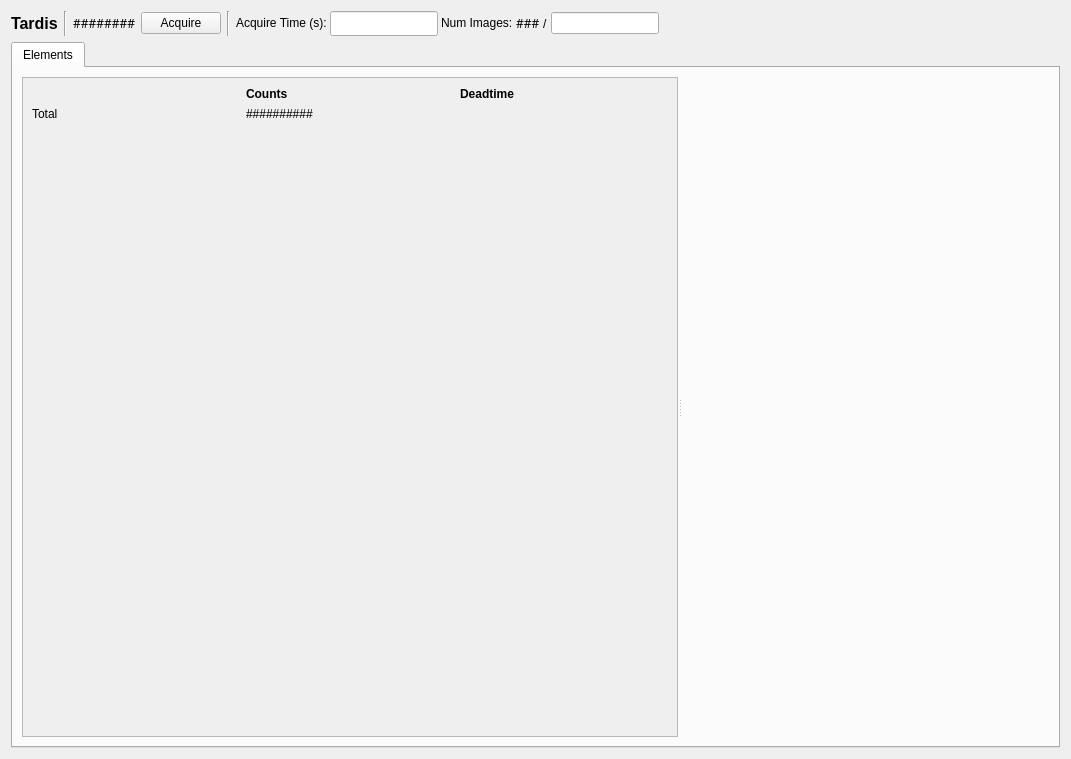
<?xml version="1.0" encoding="UTF-8"?>
<ui version="4.0">
 <class>xrf_detector_widget</class>
 <widget class="QWidget" name="xrf_detector_widget">
  <property name="geometry">
   <rect>
    <x>0</x>
    <y>0</y>
    <width>1071</width>
    <height>759</height>
   </rect>
  </property>
  <property name="sizePolicy">
   <sizepolicy hsizetype="Maximum" vsizetype="Preferred">
    <horstretch>0</horstretch>
    <verstretch>0</verstretch>
   </sizepolicy>
  </property>
  <property name="baseSize">
   <size>
    <width>100</width>
    <height>0</height>
   </size>
  </property>
  <property name="windowTitle">
   <string>Form</string>
  </property>
  <layout class="QVBoxLayout" name="verticalLayout_2">
   <item>
    <layout class="QHBoxLayout" name="detector_name_layout">
     <property name="bottomMargin">
      <number>0</number>
     </property>
     <item>
      <widget class="QLabel" name="detector_name_label">
       <property name="sizePolicy">
        <sizepolicy hsizetype="Preferred" vsizetype="Fixed">
         <horstretch>0</horstretch>
         <verstretch>0</verstretch>
        </sizepolicy>
       </property>
       <property name="font">
        <font>
         <pointsize>12</pointsize>
         <weight>75</weight>
         <bold>true</bold>
        </font>
       </property>
       <property name="text">
        <string>Tardis</string>
       </property>
      </widget>
     </item>
     <item>
      <widget class="Line" name="line">
       <property name="orientation">
        <enum>Qt::Vertical</enum>
       </property>
      </widget>
     </item>
     <item>
      <widget class="PyDMLabel" name="detector_state_label">
       <property name="sizePolicy">
        <sizepolicy hsizetype="Preferred" vsizetype="Fixed">
         <horstretch>0</horstretch>
         <verstretch>0</verstretch>
        </sizepolicy>
       </property>
       <property name="font">
        <font>
         <family>Sans Serif</family>
        </font>
       </property>
       <property name="toolTip">
        <string>Currest status of the detector.</string>
       </property>
       <property name="styleSheet">
        <string notr="true"/>
       </property>
       <property name="text">
        <string>########</string>
       </property>
       <property name="precision" stdset="0">
        <number>0</number>
       </property>
       <property name="showUnits" stdset="0">
        <bool>false</bool>
       </property>
       <property name="precisionFromPV" stdset="0">
        <bool>true</bool>
       </property>
       <property name="alarmSensitiveContent" stdset="0">
        <bool>false</bool>
       </property>
       <property name="alarmSensitiveBorder" stdset="0">
        <bool>true</bool>
       </property>
       <property name="PyDMToolTip" stdset="0">
        <string/>
       </property>
       <property name="channel" stdset="0">
        <string>haven://${DEV}.driver.detector_state</string>
       </property>
      </widget>
     </item>
     <item>
      <widget class="PyDMPushButton" name="acquire_button">
       <property name="toolTip">
        <string>&lt;html&gt;&lt;head/&gt;&lt;body&gt;&lt;p&gt;Collect a single frame to show on the plot.&lt;/p&gt;&lt;p&gt;&lt;br/&gt;&lt;/p&gt;&lt;p&gt;This button does not engage the queueserver, and no data will be saved.&lt;/p&gt;&lt;/body&gt;&lt;/html&gt;</string>
       </property>
       <property name="text">
        <string>Acquire</string>
       </property>
       <property name="channel" stdset="0">
        <string>haven://${DEV}.driver.acquire</string>
       </property>
       <property name="pressValue" stdset="0">
        <string>True</string>
       </property>
      </widget>
     </item>
     <item>
      <widget class="Line" name="line_2">
       <property name="orientation">
        <enum>Qt::Vertical</enum>
       </property>
      </widget>
     </item>
     <item>
      <layout class="QHBoxLayout" name="dwell_time_layout">
       <property name="spacing">
        <number>3</number>
       </property>
       <property name="leftMargin">
        <number>0</number>
       </property>
       <item>
        <widget class="QLabel" name="label_14">
         <property name="sizePolicy">
          <sizepolicy hsizetype="Preferred" vsizetype="Fixed">
           <horstretch>0</horstretch>
           <verstretch>0</verstretch>
          </sizepolicy>
         </property>
         <property name="text">
          <string>Acquire Time (s):</string>
         </property>
        </widget>
       </item>
       <item>
        <widget class="PyDMLineEdit" name="PyDMLineEdit">
         <property name="sizePolicy">
          <sizepolicy hsizetype="Preferred" vsizetype="Fixed">
           <horstretch>0</horstretch>
           <verstretch>0</verstretch>
          </sizepolicy>
         </property>
         <property name="font">
          <font>
           <family>Sans Serif</family>
          </font>
         </property>
         <property name="toolTip">
          <string>The wall time (in seconds) for acquiring each frame. Applies to both setup and scanning.</string>
         </property>
         <property name="text">
          <string/>
         </property>
         <property name="placeholderText">
          <string/>
         </property>
         <property name="showUnits" stdset="0">
          <bool>true</bool>
         </property>
         <property name="channel" stdset="0">
          <string>haven://${DEV}.driver.acquire_time</string>
         </property>
        </widget>
       </item>
       <item>
        <widget class="QLabel" name="label_3">
         <property name="sizePolicy">
          <sizepolicy hsizetype="Preferred" vsizetype="Fixed">
           <horstretch>0</horstretch>
           <verstretch>0</verstretch>
          </sizepolicy>
         </property>
         <property name="text">
          <string>Num Images:</string>
         </property>
        </widget>
       </item>
       <item>
        <widget class="PyDMLabel" name="PyDMLabel_33">
         <property name="sizePolicy">
          <sizepolicy hsizetype="Preferred" vsizetype="Fixed">
           <horstretch>0</horstretch>
           <verstretch>0</verstretch>
          </sizepolicy>
         </property>
         <property name="font">
          <font>
           <family>Sans Serif</family>
          </font>
         </property>
         <property name="toolTip">
          <string>Number of frames captured in the current acquisition.</string>
         </property>
         <property name="styleSheet">
          <string notr="true">padding: 0;</string>
         </property>
         <property name="text">
          <string>###</string>
         </property>
         <property name="textInteractionFlags">
          <set>Qt::TextSelectableByMouse</set>
         </property>
         <property name="channel" stdset="0">
          <string>haven://${DEV}.driver.array_counter</string>
         </property>
        </widget>
       </item>
       <item>
        <widget class="QLabel" name="label_4">
         <property name="text">
          <string>/</string>
         </property>
        </widget>
       </item>
       <item>
        <widget class="PyDMLineEdit" name="PyDMLineEdit_2">
         <property name="toolTip">
          <string>Number of frames to collect when &quot;Acquire&quot; is triggered.</string>
         </property>
         <property name="channel" stdset="0">
          <string>haven://${DEV}.driver.num_images</string>
         </property>
        </widget>
       </item>
      </layout>
     </item>
     <item>
      <spacer name="horizontalSpacer_2">
       <property name="orientation">
        <enum>Qt::Horizontal</enum>
       </property>
       <property name="sizeHint" stdset="0">
        <size>
         <width>40</width>
         <height>20</height>
        </size>
       </property>
      </spacer>
     </item>
    </layout>
   </item>
   <item>
    <widget class="QSplitter" name="splitter">
     <property name="orientation">
      <enum>Qt::Horizontal</enum>
     </property>
     <widget class="QTabWidget" name="tabWidget">
      <property name="currentIndex">
       <number>0</number>
      </property>
      <widget class="QWidget" name="elements_tab">
       <attribute name="title">
        <string>Elements</string>
       </attribute>
       <layout class="QVBoxLayout" name="verticalLayout">
        <item>
         <widget class="QSplitter" name="splitter_3">
          <property name="orientation">
           <enum>Qt::Horizontal</enum>
          </property>
          <widget class="QWidget" name="verticalLayoutWidget_4">
           <layout class="QVBoxLayout" name="elements_controls_layout">
            <item>
             <widget class="QScrollArea" name="scrollArea_2">
              <property name="horizontalScrollBarPolicy">
               <enum>Qt::ScrollBarAlwaysOff</enum>
              </property>
              <property name="widgetResizable">
               <bool>true</bool>
              </property>
              <widget class="QWidget" name="scrollAreaWidgetContents_2">
               <property name="geometry">
                <rect>
                 <x>0</x>
                 <y>0</y>
                 <width>682</width>
                 <height>314</height>
                </rect>
               </property>
               <layout class="QGridLayout" name="gridLayout">
                <item row="0" column="0">
                 <layout class="QGridLayout" name="mcas_layout">
                  <property name="topMargin">
                   <number>0</number>
                  </property>
                  <item row="1" column="0">
                   <widget class="QLabel" name="label_5">
                    <property name="text">
                     <string>Total</string>
                    </property>
                   </widget>
                  </item>
                  <item row="1" column="1">
                   <widget class="QLabel" name="total_counts_label_2">
                    <property name="text">
                     <string>##########</string>
                    </property>
                   </widget>
                  </item>
                  <item row="0" column="1">
                   <widget class="QLabel" name="label_2">
                    <property name="font">
                     <font>
                      <weight>75</weight>
                      <bold>true</bold>
                     </font>
                    </property>
                    <property name="text">
                     <string>Counts</string>
                    </property>
                   </widget>
                  </item>
                  <item row="0" column="2">
                   <widget class="QLabel" name="label_7">
                    <property name="font">
                     <font>
                      <weight>75</weight>
                      <bold>true</bold>
                     </font>
                    </property>
                    <property name="text">
                     <string>Deadtime</string>
                    </property>
                   </widget>
                  </item>
                 </layout>
                </item>
                <item row="3" column="0">
                 <spacer name="verticalSpacer_2">
                  <property name="orientation">
                   <enum>Qt::Vertical</enum>
                  </property>
                  <property name="sizeHint" stdset="0">
                   <size>
                    <width>20</width>
                    <height>40</height>
                   </size>
                  </property>
                 </spacer>
                </item>
               </layout>
              </widget>
             </widget>
            </item>
           </layout>
          </widget>
          <widget class="MCAPlotWidget" name="mca_plot_widget" native="true">
           <property name="sizePolicy">
            <sizepolicy hsizetype="Expanding" vsizetype="Expanding">
             <horstretch>0</horstretch>
             <verstretch>0</verstretch>
            </sizepolicy>
           </property>
          </widget>
         </widget>
        </item>
       </layout>
      </widget>
     </widget>
    </widget>
   </item>
  </layout>
 </widget>
 <customwidgets>
  <customwidget>
   <class>PyDMLabel</class>
   <extends>QLabel</extends>
   <header>pydm.widgets.label</header>
  </customwidget>
  <customwidget>
   <class>PyDMLineEdit</class>
   <extends>QLineEdit</extends>
   <header>pydm.widgets.line_edit</header>
  </customwidget>
  <customwidget>
   <class>PyDMPushButton</class>
   <extends>QPushButton</extends>
   <header>pydm.widgets.pushbutton</header>
  </customwidget>
  <customwidget>
   <class>MCAPlotWidget</class>
   <extends>QWidget</extends>
   <header>firefly.devices.xrf_detector</header>
   <container>1</container>
  </customwidget>
 </customwidgets>
 <resources/>
 <connections/>
</ui>
